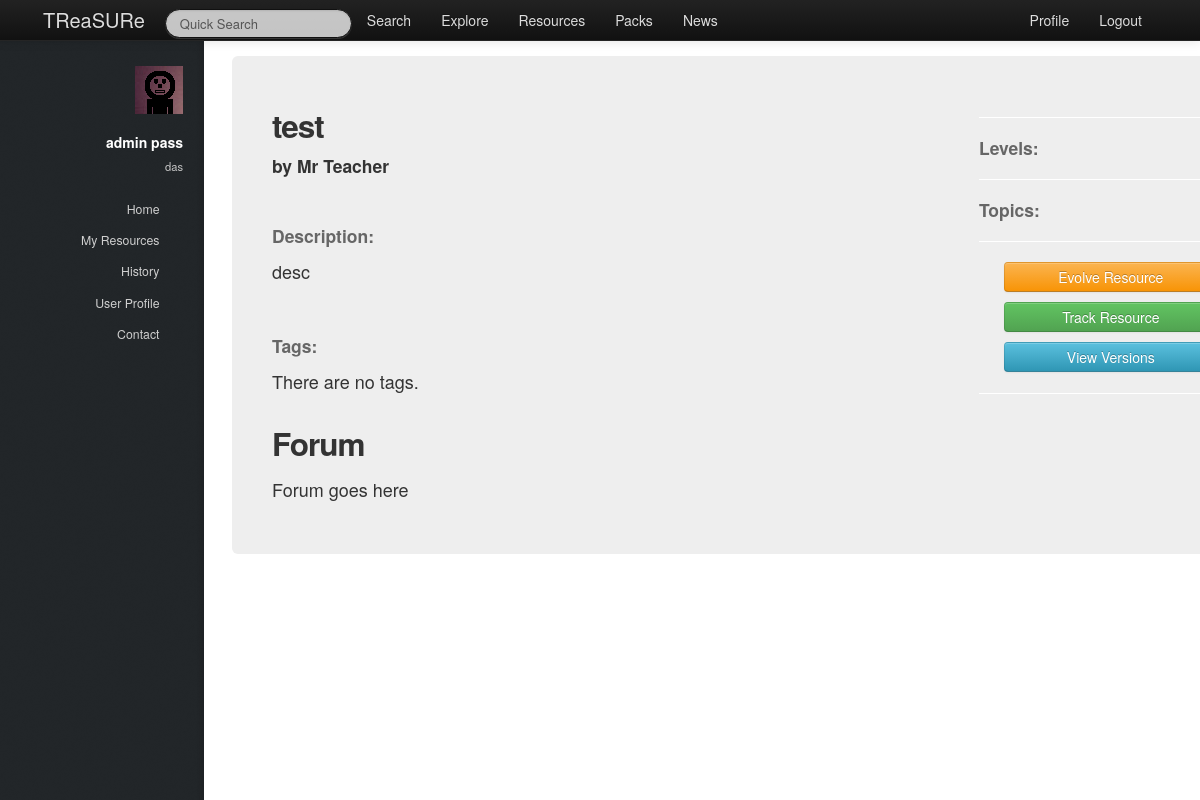
The app's page /treasure/resource/2/ (signed in), older data.
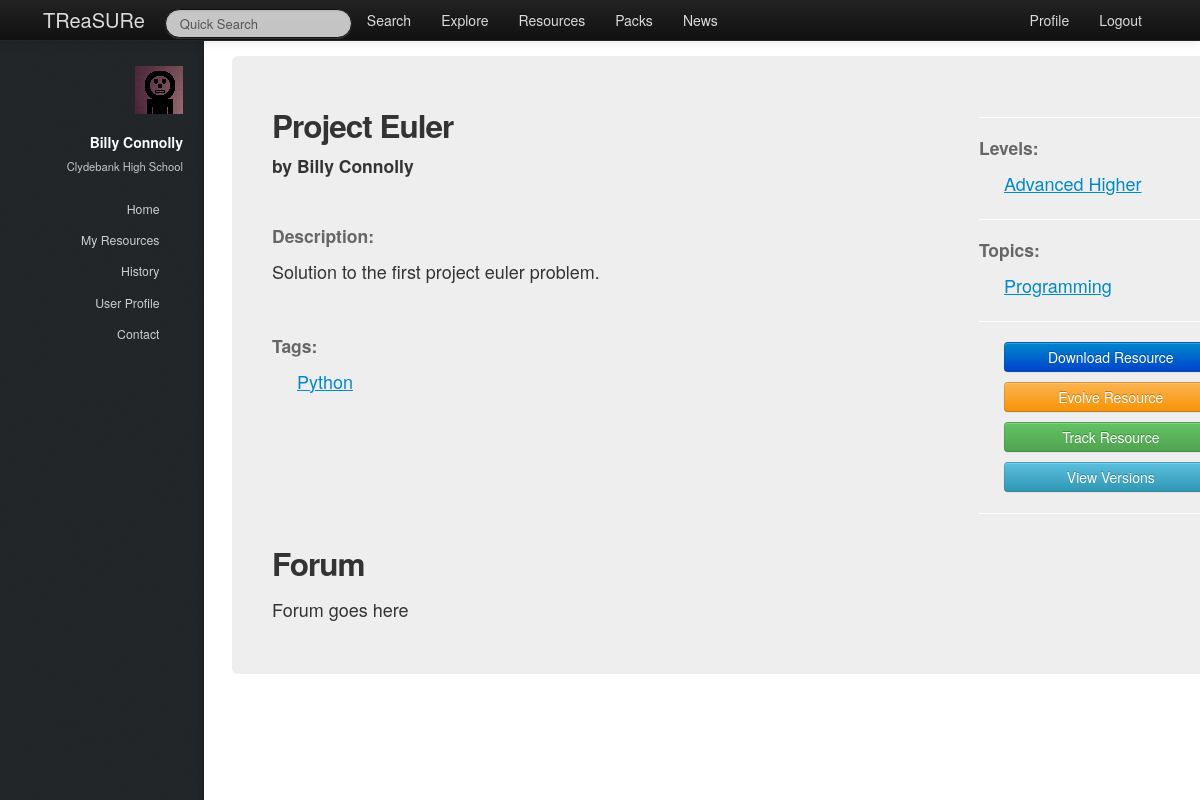
The same page, newer data.
### treasure/models.py (models this page shows, shortened)
class Teacher(models.Model):
    user = models.OneToOneField(User)
    firstname = models.CharField(max_length=128)
    surname = models.CharField(max_length=128)
    school = models.ForeignKey(School, null=True)
    hubs = models.ManyToManyField(Hub, null=True)

class School(models.Model):
    name = models.CharField(max_length=128)
    town = models.CharField(max_length=128)
    address = models.TextField()
    latitude = models.FloatField()
    longitude = models.FloatField()
    def __unicode__(self):
        return self.name

class Resource(models.Model):
    name = models.CharField(max_length=128)
    tree = models.TextField(null=True)#todo {properly implement tree generation}
    author = models.ForeignKey(Teacher)
    tags = models.ManyToManyField(Tag, null=True)
    packs = models.ManyToManyField(Pack, null=True, blank=True)
    description = models.TextField()

class Tag(models.Model):
    name = models.CharField(max_length=128)
    TAGTYPES = (
        ('0', 'level'),
        ('1', 'topic'),
        ('2', 'other'),
    )
    type = models.CharField(max_length=1, choices=TAGTYPES)

### treasure/views.py (the view)
# urls.py: url(r'^resource/(?P<resource_id>\w+)/$', views.resource_view, name='resource_view'),
@login_required
def resource_view(request, resource_id):
    context = RequestContext(request)
    context_dict = sidebar(request)
    try:
        this_resource = Resource.objects.get(id=resource_id)
        context_dict['resource_name'] = this_resource.name
        context_dict['description'] = this_resource.description
        context_dict['author'] = this_resource.author.firstname + " " + this_resource.author.surname
        filtered_tags = this_resource.tags.filter(type='0')
        if filtered_tags:
            context_dict['level_tags'] = get_list(filtered_tags)
        filtered_tags = this_resource.tags.filter(type='1')
        if filtered_tags:
            context_dict['topic_tags'] = get_list(filtered_tags)
        filtered_tags = this_resource.tags.filter(type='2')
        if filtered_tags:
            context_dict['other_tags'] = get_list(filtered_tags)
        try:
            web_resource = WebResource.objects.get(resource = this_resource)
            context_dict['web_resource'] = web_resource.url
        except WebResource.DoesNotExist:
            pass
        try:
            files_resource = FilesResource.objects.get(resource = this_resource)
            context_dict['files_resource'] = files_resource.path
        except FilesResource.DoesNotExist:
            pass
        context_dict['resource'] = this_resource
    except Resource.DoesNotExist:
        pass
    return render_to_response('treasure/resource.html', context_dict, context)

### treasure/views.py (called while the page is built)
def sidebar(request):
    context_dict = {}
    try:
        userid = request.user.id
        teacher = Teacher.objects.get(user = userid)
        context_dict['user_firstname'] = teacher.firstname
        context_dict['user_surname'] = teacher.surname
        context_dict['user_school'] = teacher.school
    except Teacher.DoesNotExist:
        context_dict['user_firstname'] = ""
        context_dict['user_surname'] = ""
        context_dict['school'] = ""
    return context_dict

def get_list(relation):
    objects = [relation[0]]
    i = 1
    while i < len(relation):
        objects += [relation[i]]
        i += 1
    return objects

### templates/treasure/resource.html (shortened to what this page needs)
{% extends 'treasure/base.html' %}
{% load static %}
{% block body_block %}
<div class="hero-unit">
    {% if resource %}
        <div class="row-fluid">
            <div class="span8">
                <h2>{{ resource_name}}</h2>
                <h4>by {{ author }}</h4><br>
                <h4><strong>Description:</strong></h4>
                <p>{{ description }}</p><br>
                <h4><strong>Tags:</strong></h4>
                {% if other_tags %}
                    <ul>
                    {% for tag in other_tags %}
                        <li><a href="/../treasure/tags/{{ tag.id }}">{{ tag.name }}</a></li>
                    {% endfor %}
                    </ul>
                {% else %}
                    <p>There are no tags.</p>
                {% endif %}
            </div>
            <div class="span3">
                <hr>
                <h4><strong>Levels:</strong></h4>
                <ul>
                {% for level in level_tags %}
                    <li><a href="/../treasure/tags/{{ level.id }}">{{ level.name }}</a></li>
                {% endfor %}
                </ul>
                <hr>
                <h4><strong>Topics:</strong></h4>
                <ul>
                {% for topic in topic_tags %}
                    <li><a href="/../treasure/tags/{{ topic.id }}">{{ topic.name }}</a></li>
                {% endfor %}
                </ul>
                <hr>
                <ul>
                {% if files_resource %}
                    <li><a class="btn btn-block btn-primary" href="{{ files_resource.url }}" download>Download Resource</a></li>
                {% endif %}
                    <li><a class="btn btn-block btn-warning" href="/../evolve">Evolve Resource</a></li>
                    <li><a class="btn btn-block btn-success" href="/../evolve">Track Resource</a></li>
                    <li><a class="btn btn-block btn-info" href="/../evolve">View Versions</a></li>
                </ul>
                <hr>
           </div>
        </div>
        <div>
            <h2>Forum</h2>
            <p>Forum goes here</p>
        </div>
    {% else %}
        <h2>No Resource At This URL.</h2>
    {% endif %}
</div>
{% endblock %}

### templates/treasure/base.html (shortened to what this page needs)
<!DOCTYPE html>
{% load static %}
<html>
    <head>
		<link rel="stylesheet" href="http://cdn.datatables.net/1.10.2/css/jquery.dataTables.min.css"></style>
        <link href="{% static 'css/bootstrap-fluid-adj.css' %}" rel="stylesheet">
        <link href="{% static 'sidebar/css/main.css' %}" rel="stylesheet">
        <link href="{% static 'css/bootstrap.min.css' %}" rel="stylesheet" media="screen">
        <link rel="stylesheet" href="http://getbootstrap.com/examples/sticky-footer-navbar/sticky-footer-navbar.css">
        <link href="{% static 'css/bootstrap-responsive.css' %}" rel="stylesheet">
        <link href="{% static 'css/treasure.css' %}" rel="stylesheet">
    </head>
    <body>
        <div class="navbar navbar-inverse navbar-fixed-top">
           <div class="navbar-inner">
               <div class="container">
                   <a class="brand" href="/treasure/">TReaSURe</a>
                   <div class="nav-collapse collapse">
                       <ul class="nav pull-right">
                            {% if user.is_authenticated %}
                                <li><a href="/treasure/profile">Profile</a></li>
                            	<li><a href="/treasure/logout">Logout</a></li>
                            {% else %}
                            	<li><a href="/treasure/login">Login</a></li>
                            	<li><a href="/treasure/register">Register</a></li>
                            {% endif %}
                       </ul>
                       <ul class="nav">
                       {% if user.is_authenticated %}
                           <form class="navbar-search pull-left" action="">
						 		<input class="search-query span2" placeholder="Quick Search" type="text">
						   </form>
                           <li><a href="/treasure/search">Search</a></li>
                           <li><a href="/treasure/explore">Explore</a></li>
                           <li><a href="/treasure/resources">Resources</a></li>
                           <li><a href="/treasure/packs">Packs</a></li>
                       {% endif %}
                           <li><a href="/treasure/about">News</a></li>
                       </ul>
                   </div>
               </div>
           </div>
        </div>
        <div>
				<div id="header">
					<div class="top">
                       {% if user.is_authenticated %}
							<div id="logo">
								<span class="image avatar48"><img src="{% static 'images/avatar.jpg' %}" alt="user avatar" /></span>
								<h1 id="title">{{ user_firstname }} {{ user_surname }}</h1>
								<p>{{ user_school }}</p>
							</div>
	                   {% endif %}
                        <nav id="nav">
							<ul>
								{% if user.is_authenticated %}
									<li><a href="/treasure/" id="home-link" class="skel-layers-ignoreHref"><span>Home</span></a></li>
									<li><a href="/treasure/resources" class="skel-layers-ignoreHref"><span>My Resources</span></a></li>
									<li><a href="/treasure/about" class="skel-layers-ignoreHref"><span>History</span></a></li>
									<li><a href="/treasure/profile" class="skel-layers-ignoreHref"><span>User Profile</span></a></li>
									<li><a href="#contact" class="skel-layers-ignoreHref"><span>Contact</span></a></li>
								{% else %}
									<li><a href="/treasure/login"><span>Login</span></a></li>
									<li><a href="/treasure/register" class="skel-layers-ignoreHref"><span>Register</span></a></li>
								{% endif %}
							</ul>
						</nav>
					</div>
				</div>
			<div id="main">
				<section id="MainPage">
                    <div class="container">
                        {% block body_block%}{% endblock%}
                    </div>
                </section>
            </div>
        </div>
    </body>
</html>

Row changes from the older to the newer data that the page shows:
removed Teacher: firstname "admin", surname "pass"
now on this page (row edited): Teacher: firstname "Billy", surname "Connolly"
changed School: name "das" → "Clydebank High School"
changed Resource: name "test" → "Project Euler"; description "desc" → "Solution to the first project euler problem."
added Tag: name "Python", shown under "Tags:"
now on this page (row edited): Tag: name "Advanced Higher", shown under "Levels:"
added Tag: name "Programming", shown under "Topics:"
Text that changed along with them:
{{ author }}: "Mr Teacher" → "Billy Connolly"
text no longer shown: "There are no tags."
text now shown: "Download Resource"
